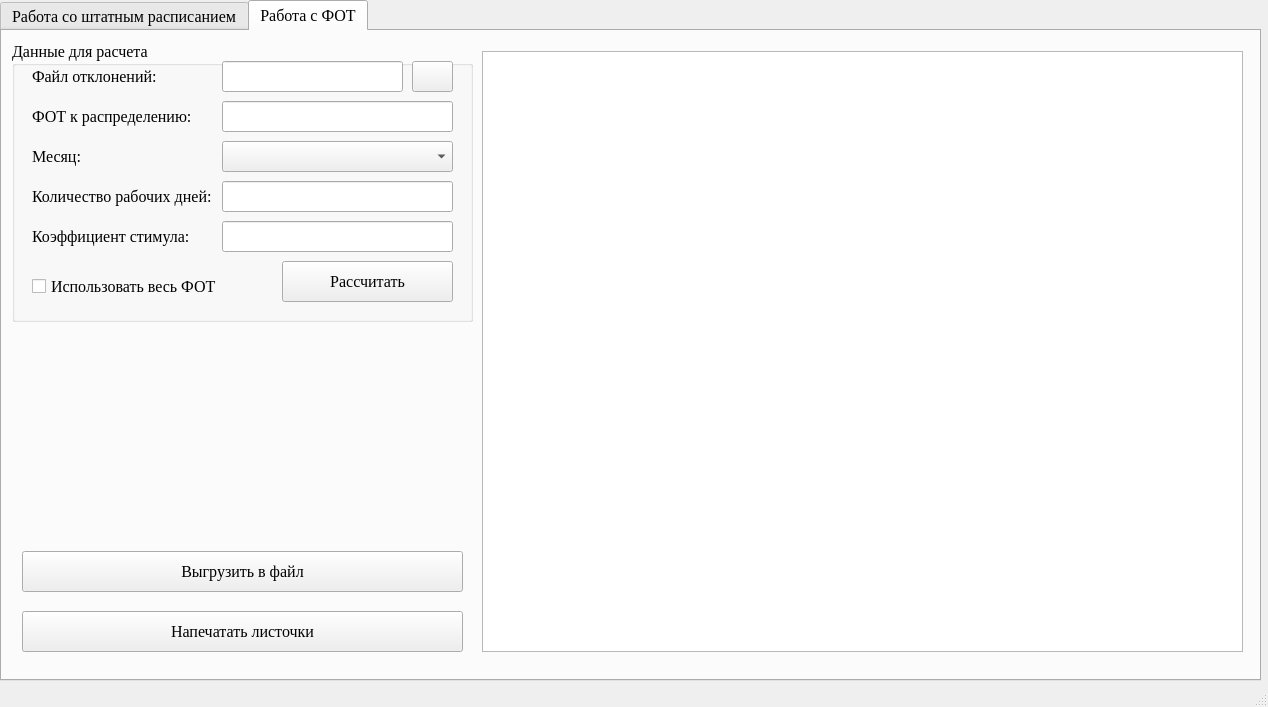
<?xml version="1.0" encoding="UTF-8"?>
<ui version="4.0">
 <class>MainWindow</class>
 <widget class="QMainWindow" name="MainWindow">
  <property name="geometry">
   <rect>
    <x>0</x>
    <y>0</y>
    <width>1268</width>
    <height>707</height>
   </rect>
  </property>
  <property name="focusPolicy">
   <enum>Qt::TabFocus</enum>
  </property>
  <property name="windowTitle">
   <string>Расчет распределения фонда оплаты труда</string>
  </property>
  <widget class="QWidget" name="centralwidget">
   <widget class="QTabWidget" name="tabWidget">
    <property name="geometry">
     <rect>
      <x>0</x>
      <y>0</y>
      <width>1261</width>
      <height>681</height>
     </rect>
    </property>
    <property name="font">
     <font>
      <family>Times New Roman</family>
      <pointsize>12</pointsize>
     </font>
    </property>
    <property name="currentIndex">
     <number>1</number>
    </property>
    <widget class="QWidget" name="shtat_tab">
     <attribute name="title">
      <string>Работа со штатным расписанием</string>
     </attribute>
     <widget class="QGroupBox" name="personel_data">
      <property name="geometry">
       <rect>
        <x>10</x>
        <y>20</y>
        <width>381</width>
        <height>461</height>
       </rect>
      </property>
      <property name="font">
       <font>
        <family>Times New Roman</family>
        <pointsize>12</pointsize>
       </font>
      </property>
      <property name="title">
       <string>Данные сотрудника</string>
      </property>
      <widget class="QLabel" name="department">
       <property name="geometry">
        <rect>
         <x>10</x>
         <y>30</y>
         <width>151</width>
         <height>21</height>
        </rect>
       </property>
       <property name="text">
        <string>Подразделение</string>
       </property>
      </widget>
      <widget class="QLabel" name="position">
       <property name="geometry">
        <rect>
         <x>10</x>
         <y>100</y>
         <width>241</width>
         <height>21</height>
        </rect>
       </property>
       <property name="text">
        <string>Наименование должности</string>
       </property>
      </widget>
      <widget class="QLabel" name="fio">
       <property name="geometry">
        <rect>
         <x>10</x>
         <y>170</y>
         <width>161</width>
         <height>21</height>
        </rect>
       </property>
       <property name="text">
        <string>ФИО работника</string>
       </property>
      </widget>
      <widget class="QLabel" name="tarif">
       <property name="geometry">
        <rect>
         <x>10</x>
         <y>240</y>
         <width>161</width>
         <height>21</height>
        </rect>
       </property>
       <property name="text">
        <string>Оклад (тариф)</string>
       </property>
      </widget>
      <widget class="QLabel" name="salary">
       <property name="geometry">
        <rect>
         <x>10</x>
         <y>310</y>
         <width>161</width>
         <height>21</height>
        </rect>
       </property>
       <property name="text">
        <string>Сумма к расчету</string>
       </property>
      </widget>
      <widget class="QLineEdit" name="pos_input">
       <property name="geometry">
        <rect>
         <x>10</x>
         <y>130</y>
         <width>361</width>
         <height>31</height>
        </rect>
       </property>
      </widget>
      <widget class="QLineEdit" name="fio_input">
       <property name="geometry">
        <rect>
         <x>10</x>
         <y>200</y>
         <width>361</width>
         <height>31</height>
        </rect>
       </property>
      </widget>
      <widget class="QLineEdit" name="tarif_input">
       <property name="geometry">
        <rect>
         <x>10</x>
         <y>270</y>
         <width>361</width>
         <height>31</height>
        </rect>
       </property>
      </widget>
      <widget class="QLineEdit" name="salary_input">
       <property name="geometry">
        <rect>
         <x>10</x>
         <y>340</y>
         <width>361</width>
         <height>31</height>
        </rect>
       </property>
      </widget>
      <widget class="QLineEdit" name="pos_count_input">
       <property name="geometry">
        <rect>
         <x>10</x>
         <y>410</y>
         <width>361</width>
         <height>31</height>
        </rect>
       </property>
      </widget>
      <widget class="QLabel" name="pos_count">
       <property name="geometry">
        <rect>
         <x>10</x>
         <y>380</y>
         <width>171</width>
         <height>21</height>
        </rect>
       </property>
       <property name="text">
        <string>Ставка</string>
       </property>
      </widget>
      <widget class="QComboBox" name="department_input">
       <property name="geometry">
        <rect>
         <x>10</x>
         <y>60</y>
         <width>361</width>
         <height>31</height>
        </rect>
       </property>
      </widget>
     </widget>
     <widget class="QGroupBox" name="category">
      <property name="geometry">
       <rect>
        <x>430</x>
        <y>10</y>
        <width>321</width>
        <height>281</height>
       </rect>
      </property>
      <property name="title">
       <string>Категория сотрудника</string>
      </property>
      <widget class="QRadioButton" name="na">
       <property name="geometry">
        <rect>
         <x>20</x>
         <y>40</y>
         <width>161</width>
         <height>21</height>
        </rect>
       </property>
       <property name="text">
        <string>Руководитель</string>
       </property>
       <property name="checked">
        <bool>true</bool>
       </property>
      </widget>
      <widget class="QRadioButton" name="tt">
       <property name="geometry">
        <rect>
         <x>20</x>
         <y>80</y>
         <width>161</width>
         <height>21</height>
        </rect>
       </property>
       <property name="text">
        <string>Технолог</string>
       </property>
      </widget>
      <widget class="QRadioButton" name="ti">
       <property name="geometry">
        <rect>
         <x>20</x>
         <y>120</y>
         <width>281</width>
         <height>21</height>
        </rect>
       </property>
       <property name="text">
        <string>Повременьщик</string>
       </property>
      </widget>
      <widget class="QRadioButton" name="ws">
       <property name="geometry">
        <rect>
         <x>20</x>
         <y>240</y>
         <width>261</width>
         <height>21</height>
        </rect>
       </property>
       <property name="text">
        <string>Вспомогательный рабочий</string>
       </property>
      </widget>
      <widget class="QRadioButton" name="np">
       <property name="geometry">
        <rect>
         <x>20</x>
         <y>200</y>
         <width>161</width>
         <height>21</height>
        </rect>
       </property>
       <property name="text">
        <string>Специалист</string>
       </property>
      </widget>
      <widget class="QRadioButton" name="sd">
       <property name="geometry">
        <rect>
         <x>20</x>
         <y>160</y>
         <width>161</width>
         <height>21</height>
        </rect>
       </property>
       <property name="text">
        <string>Сдельщик</string>
       </property>
      </widget>
     </widget>
     <widget class="QGroupBox" name="history">
      <property name="geometry">
       <rect>
        <x>770</x>
        <y>10</y>
        <width>471</width>
        <height>471</height>
       </rect>
      </property>
      <property name="title">
       <string>История по позиции</string>
      </property>
      <widget class="QTextEdit" name="history_text">
       <property name="geometry">
        <rect>
         <x>10</x>
         <y>30</y>
         <width>451</width>
         <height>421</height>
        </rect>
       </property>
      </widget>
     </widget>
     <widget class="QGroupBox" name="Position_Condition">
      <property name="geometry">
       <rect>
        <x>430</x>
        <y>290</y>
        <width>321</width>
        <height>191</height>
       </rect>
      </property>
      <property name="title">
       <string>Состояние позиции</string>
      </property>
      <widget class="QLabel" name="Salary_do">
       <property name="geometry">
        <rect>
         <x>20</x>
         <y>100</y>
         <width>271</width>
         <height>21</height>
        </rect>
       </property>
       <property name="font">
        <font>
         <pointsize>12</pointsize>
        </font>
       </property>
       <property name="text">
        <string>Оклад замещающего работника:</string>
       </property>
      </widget>
      <widget class="QLineEdit" name="do_salary_input">
       <property name="geometry">
        <rect>
         <x>20</x>
         <y>140</y>
         <width>281</width>
         <height>31</height>
        </rect>
       </property>
      </widget>
      <widget class="QCheckBox" name="do_y_n">
       <property name="geometry">
        <rect>
         <x>30</x>
         <y>60</y>
         <width>159</width>
         <height>23</height>
        </rect>
       </property>
       <property name="text">
        <string>д/о работника</string>
       </property>
      </widget>
      <widget class="QCheckBox" name="vacancy">
       <property name="geometry">
        <rect>
         <x>30</x>
         <y>30</y>
         <width>281</width>
         <height>23</height>
        </rect>
       </property>
       <property name="text">
        <string>Вакансия</string>
       </property>
      </widget>
     </widget>
     <widget class="QLabel" name="search_number">
      <property name="geometry">
       <rect>
        <x>110</x>
        <y>500</y>
        <width>361</width>
        <height>31</height>
       </rect>
      </property>
      <property name="text">
       <string>Позиция : 0 из 0</string>
      </property>
      <property name="alignment">
       <set>Qt::AlignCenter</set>
      </property>
     </widget>
     <widget class="QPushButton" name="search_button">
      <property name="geometry">
       <rect>
        <x>140</x>
        <y>540</y>
        <width>281</width>
        <height>41</height>
       </rect>
      </property>
      <property name="text">
       <string>Поиск в штатном расписании</string>
      </property>
     </widget>
     <widget class="QPushButton" name="left_button_max">
      <property name="geometry">
       <rect>
        <x>20</x>
        <y>540</y>
        <width>51</width>
        <height>41</height>
       </rect>
      </property>
      <property name="text">
       <string>&lt;&lt;&lt;</string>
      </property>
     </widget>
     <widget class="QPushButton" name="right_button_max">
      <property name="geometry">
       <rect>
        <x>490</x>
        <y>540</y>
        <width>51</width>
        <height>41</height>
       </rect>
      </property>
      <property name="text">
       <string>&gt;&gt;&gt;</string>
      </property>
     </widget>
     <widget class="QPushButton" name="save_button">
      <property name="geometry">
       <rect>
        <x>270</x>
        <y>590</y>
        <width>201</width>
        <height>41</height>
       </rect>
      </property>
      <property name="text">
       <string>Сохранить изменения</string>
      </property>
     </widget>
     <widget class="QPushButton" name="new_position_button">
      <property name="geometry">
       <rect>
        <x>20</x>
        <y>590</y>
        <width>171</width>
        <height>41</height>
       </rect>
      </property>
      <property name="text">
       <string>Новая позиция</string>
      </property>
     </widget>
     <widget class="QPushButton" name="delete_button">
      <property name="geometry">
       <rect>
        <x>560</x>
        <y>590</y>
        <width>171</width>
        <height>41</height>
       </rect>
      </property>
      <property name="text">
       <string>Удалить позицию</string>
      </property>
     </widget>
     <widget class="QPushButton" name="clear_form_buton">
      <property name="geometry">
       <rect>
        <x>560</x>
        <y>540</y>
        <width>171</width>
        <height>41</height>
       </rect>
      </property>
      <property name="text">
       <string>Очистить форму</string>
      </property>
     </widget>
     <widget class="QPushButton" name="left_button">
      <property name="geometry">
       <rect>
        <x>80</x>
        <y>540</y>
        <width>51</width>
        <height>41</height>
       </rect>
      </property>
      <property name="text">
       <string>&lt;</string>
      </property>
     </widget>
     <widget class="QPushButton" name="right_button">
      <property name="geometry">
       <rect>
        <x>430</x>
        <y>540</y>
        <width>51</width>
        <height>41</height>
       </rect>
      </property>
      <property name="text">
       <string>&gt;</string>
      </property>
     </widget>
     <widget class="QPushButton" name="work_shtat_button">
      <property name="geometry">
       <rect>
        <x>770</x>
        <y>590</y>
        <width>471</width>
        <height>41</height>
       </rect>
      </property>
      <property name="text">
       <string>Работа со штатным расписанием</string>
      </property>
     </widget>
     <widget class="QPushButton" name="save_shtat_table_button">
      <property name="geometry">
       <rect>
        <x>770</x>
        <y>540</y>
        <width>471</width>
        <height>41</height>
       </rect>
      </property>
      <property name="text">
       <string>Выгрузить ШР для расчета отклонений</string>
      </property>
     </widget>
     <widget class="QPushButton" name="save_personel_button">
      <property name="geometry">
       <rect>
        <x>770</x>
        <y>490</y>
        <width>471</width>
        <height>41</height>
       </rect>
      </property>
      <property name="text">
       <string>Выгрузить численность</string>
      </property>
     </widget>
    </widget>
    <widget class="QWidget" name="fot_tab">
     <attribute name="title">
      <string>Работа с ФОТ</string>
     </attribute>
     <widget class="QTableWidget" name="stimul_table">
      <property name="geometry">
       <rect>
        <x>480</x>
        <y>20</y>
        <width>761</width>
        <height>601</height>
       </rect>
      </property>
     </widget>
     <widget class="QGroupBox" name="data">
      <property name="geometry">
       <rect>
        <x>10</x>
        <y>10</y>
        <width>461</width>
        <height>281</height>
       </rect>
      </property>
      <property name="title">
       <string>Данные для расчета</string>
      </property>
      <widget class="QLabel" name="fot_label">
       <property name="geometry">
        <rect>
         <x>20</x>
         <y>60</y>
         <width>221</width>
         <height>31</height>
        </rect>
       </property>
       <property name="text">
        <string>ФОТ к распределению:</string>
       </property>
      </widget>
      <widget class="QLabel" name="file_otkl_label">
       <property name="geometry">
        <rect>
         <x>20</x>
         <y>20</y>
         <width>181</width>
         <height>31</height>
        </rect>
       </property>
       <property name="text">
        <string>Файл отклонений:</string>
       </property>
      </widget>
      <widget class="QLabel" name="month_label">
       <property name="geometry">
        <rect>
         <x>20</x>
         <y>100</y>
         <width>181</width>
         <height>31</height>
        </rect>
       </property>
       <property name="text">
        <string>Месяц:</string>
       </property>
      </widget>
      <widget class="QLabel" name="work_days_label">
       <property name="geometry">
        <rect>
         <x>20</x>
         <y>140</y>
         <width>231</width>
         <height>31</height>
        </rect>
       </property>
       <property name="text">
        <string>Количество рабочих дней:</string>
       </property>
      </widget>
      <widget class="QComboBox" name="month">
       <property name="geometry">
        <rect>
         <x>210</x>
         <y>100</y>
         <width>231</width>
         <height>31</height>
        </rect>
       </property>
      </widget>
      <widget class="QLabel" name="stimul_label">
       <property name="geometry">
        <rect>
         <x>20</x>
         <y>180</y>
         <width>221</width>
         <height>31</height>
        </rect>
       </property>
       <property name="text">
        <string>Коэффициент стимула:</string>
       </property>
      </widget>
      <widget class="QLineEdit" name="file_input">
       <property name="geometry">
        <rect>
         <x>210</x>
         <y>20</y>
         <width>181</width>
         <height>31</height>
        </rect>
       </property>
      </widget>
      <widget class="QLineEdit" name="fot_input">
       <property name="geometry">
        <rect>
         <x>210</x>
         <y>60</y>
         <width>231</width>
         <height>31</height>
        </rect>
       </property>
      </widget>
      <widget class="QLineEdit" name="workday_input">
       <property name="geometry">
        <rect>
         <x>210</x>
         <y>140</y>
         <width>231</width>
         <height>31</height>
        </rect>
       </property>
      </widget>
      <widget class="QLineEdit" name="stimul_input">
       <property name="geometry">
        <rect>
         <x>210</x>
         <y>180</y>
         <width>231</width>
         <height>31</height>
        </rect>
       </property>
      </widget>
      <widget class="QPushButton" name="file_button">
       <property name="geometry">
        <rect>
         <x>400</x>
         <y>20</y>
         <width>41</width>
         <height>31</height>
        </rect>
       </property>
       <property name="autoFillBackground">
        <bool>false</bool>
       </property>
       <property name="text">
        <string/>
       </property>
      </widget>
      <widget class="QCheckBox" name="use_all_fot">
       <property name="geometry">
        <rect>
         <x>20</x>
         <y>230</y>
         <width>241</width>
         <height>31</height>
        </rect>
       </property>
       <property name="text">
        <string>Использовать весь ФОТ</string>
       </property>
      </widget>
      <widget class="QPushButton" name="count_button">
       <property name="geometry">
        <rect>
         <x>270</x>
         <y>220</y>
         <width>171</width>
         <height>41</height>
        </rect>
       </property>
       <property name="text">
        <string>Рассчитать</string>
       </property>
      </widget>
     </widget>
     <widget class="QLabel" name="message_label">
      <property name="geometry">
       <rect>
        <x>20</x>
        <y>300</y>
        <width>441</width>
        <height>191</height>
       </rect>
      </property>
      <property name="text">
       <string/>
      </property>
      <property name="alignment">
       <set>Qt::AlignLeading|Qt::AlignLeft|Qt::AlignTop</set>
      </property>
     </widget>
     <widget class="QPushButton" name="save_stimul_table_button">
      <property name="geometry">
       <rect>
        <x>20</x>
        <y>520</y>
        <width>441</width>
        <height>41</height>
       </rect>
      </property>
      <property name="text">
       <string>Выгрузить в файл</string>
      </property>
     </widget>
     <widget class="QPushButton" name="print_sheets_button">
      <property name="geometry">
       <rect>
        <x>20</x>
        <y>580</y>
        <width>441</width>
        <height>41</height>
       </rect>
      </property>
      <property name="text">
       <string>Напечатать листочки</string>
      </property>
     </widget>
    </widget>
   </widget>
  </widget>
  <widget class="QStatusBar" name="statusbar"/>
 </widget>
 <resources/>
 <connections/>
</ui>
